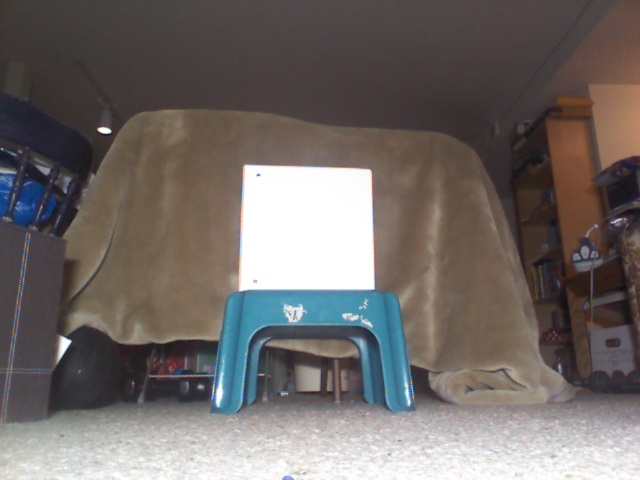
//> input picture OpenCV-TestFrameWork/OpenCV-Test/Image Data/Box1.jpg, 640 x 480 px
$ ./contour 'Image Data/Box1.jpg'   (built with g++ and OpenCV 4)
//> lines starting //> are read from the running program, lines starting //| are printed output that depends on the picture; after the words box and inside, x2 and y2 are one past the last pixel; in counts of white or black regions, pixels touching at a corner belong together
#include "opencv2/highgui/highgui.hpp"
#include "opencv2/imgproc/imgproc.hpp"
#include <iostream>
#include <stdio.h>
#include <stdlib.h>

using namespace cv;
using namespace std;

Mat src; Mat src_gray;
int thresh = 100;
int max_thresh = 255;
RNG rng(12345);

/// Function header
void thresh_callback(int, void* );

/** @function main */
int main( int argc, char** argv )
{
  /// Load source image and convert it to gray
  src = imread( argv[1], 1 );
//> src is the input picture: 480 rows x 640 cols, CV_8UC3; mean B, G, R 103.1, 105.8, 112.5

  /// Convert image to gray and blur it
  cvtColor( src, src_gray, CV_BGR2GRAY );
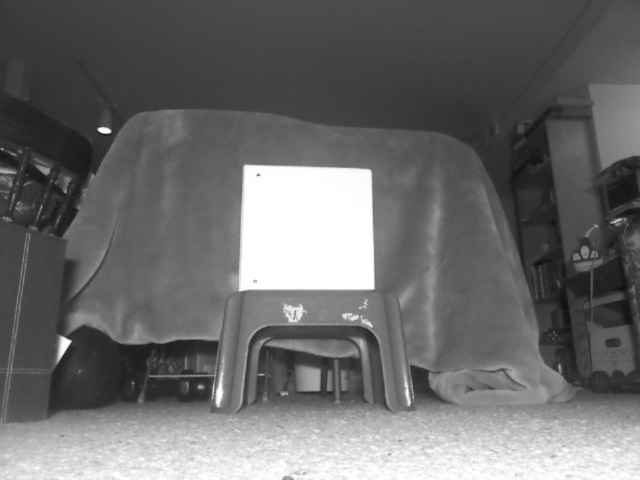
//> src_gray: 480 rows x 640 cols, CV_8UC1; min 14, max 255, mean 107.5
  blur( src_gray, src_gray, Size(3,3) );

  /// Create Window
  char* source_window = "Source";
  namedWindow( source_window, CV_WINDOW_AUTOSIZE );
  imshow( source_window, src );

  createTrackbar( " Canny thresh:", "Source", &thresh, max_thresh, thresh_callback );
  thresh_callback( 0, 0 );

  waitKey(0);
  return(0);
}

/** @function thresh_callback */
void thresh_callback(int, void* )
{
  Mat canny_output;
  Mat binary_img;
  vector<vector<Point> > contours1;
  vector<Vec4i> hierarchy;

  /// Detect edges using canny
  Canny( src_gray, canny_output, thresh, thresh*2, 3 );
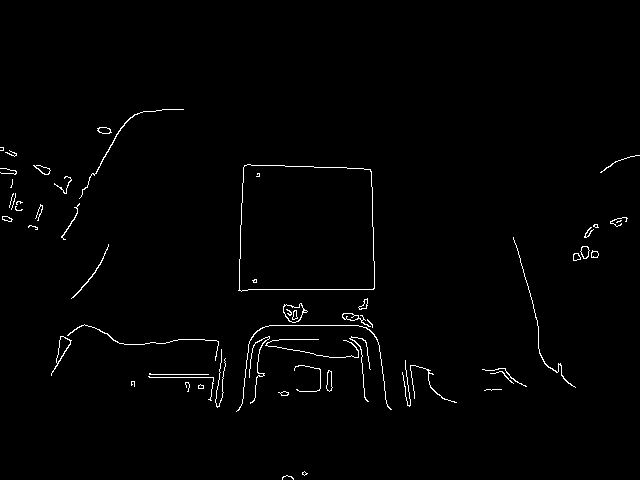
//> canny_output: 480 rows x 640 cols, CV_8UC1; 1.2% white in thin lines or dots, all inside (x1, y1, x2, y2) = (0, 109, 640, 480)
  canny_output.convertTo(binary_img, CV_8U);
  /// Find contours
  _InputOutputArray binary_img1(binary_img);

  findContours( binary_img1, contours1, hierarchy, CV_RETR_TREE, CV_CHAIN_APPROX_NONE, Point(0, 0) );
//> contours1 = 76 contours, 42 with area under 20; largest, box (x1, y1, x2, y2) and area: (238, 164, 375, 292) 16188, (239, 164, 375, 292) 16184, (283, 303, 308, 323) 276, (283, 303, 304, 323) 250, (51, 336, 72, 376) 192

  /// Draw contours
  Mat drawing = Mat::zeros( canny_output.size(), CV_8UC3 );
  for( int i = 0; i< contours1.size(); i++ )
     {
       Scalar color = Scalar( rng.uniform(0, 255), rng.uniform(0,255), rng.uniform(0,255) );
       drawContours( drawing, contours1, i, color, 2, 8, hierarchy, 0, Point() );
     }
//> this loop made 76 passes
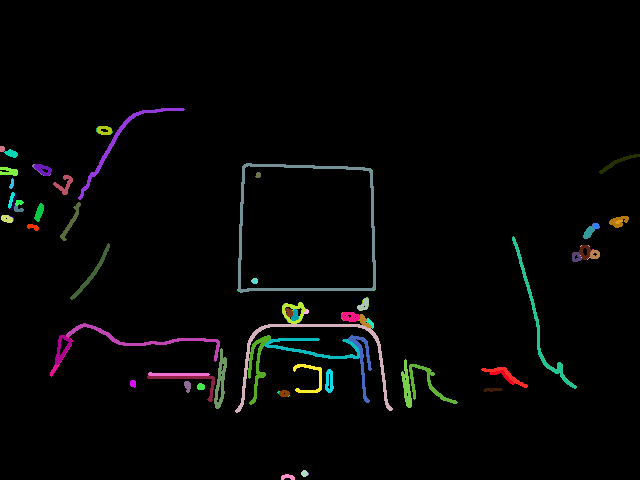
//> drawing: 480 rows x 640 cols, CV_8UC3; mean B, G, R 4.9, 5.1, 4.9

  /// Show in a window
  namedWindow( "Contours", CV_WINDOW_AUTOSIZE );
  imshow( "Contours", drawing );
}

$ run again, on OpenCV-TestFrameWork/OpenCV-Test/Image Data/IMG_1608.JPG
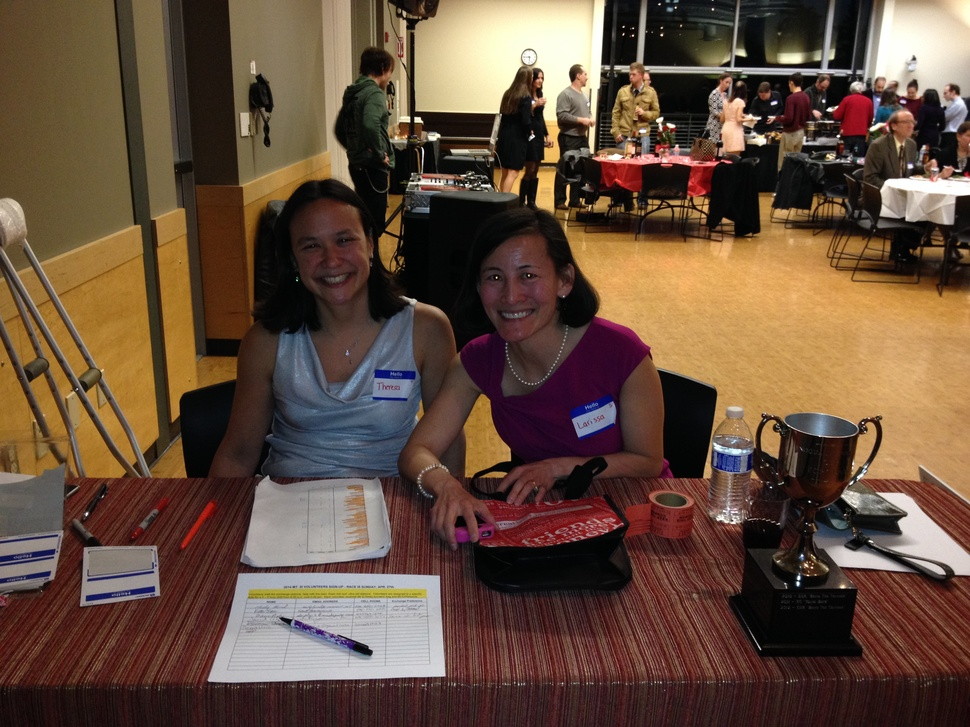
//> input picture OpenCV-TestFrameWork/OpenCV-Test/Image Data/IMG_1608.JPG, 970 x 727 px, shrunk from 3264 x 2448 before the run
//> src is the input picture: 727 rows x 970 cols, CV_8UC3; mean B, G, R 60.5, 77.3, 101.1
//> in thresh_callback, `Canny( src_gray, canny_output, thresh, thresh*2, 3 );`:
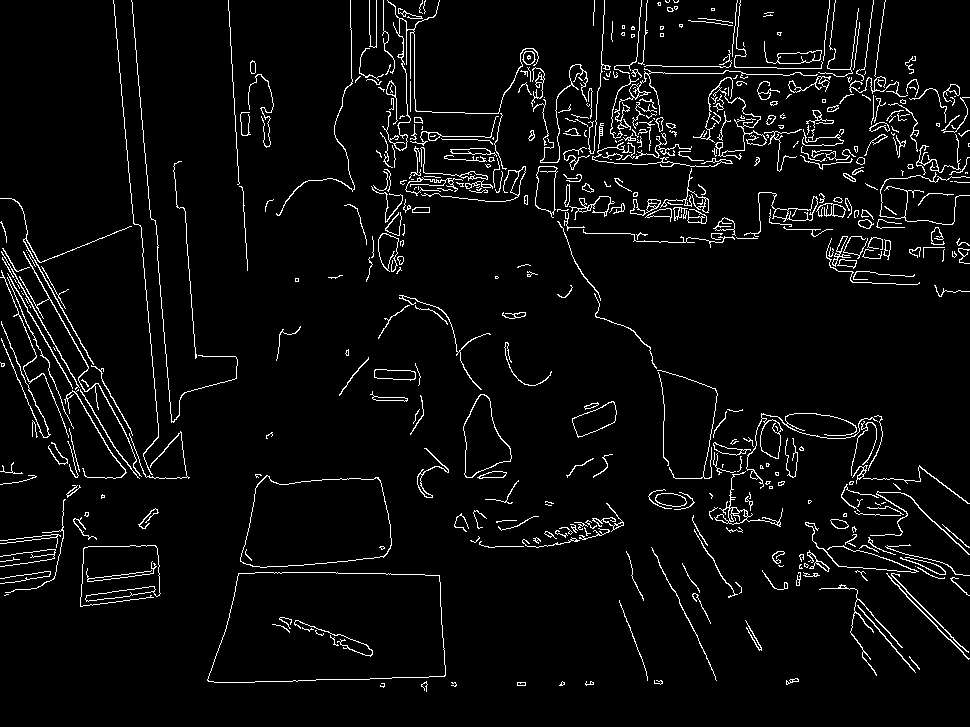
//> canny_output: 727 rows x 970 cols, CV_8UC1; 4.5% white in thin lines or dots
//> contours1 = 686 contours, 475 with area under 20; largest, box (x1, y1, x2, y2) and area: (207, 572, 446, 683) 23138, (207, 572, 446, 683) 23134, (240, 475, 392, 568) 11382, (240, 475, 392, 568) 11350, (463, 394, 512, 478) 2352
//> after the loop in thresh_callback, `for( int i = 0; i< contours1.size(); i++ )`:
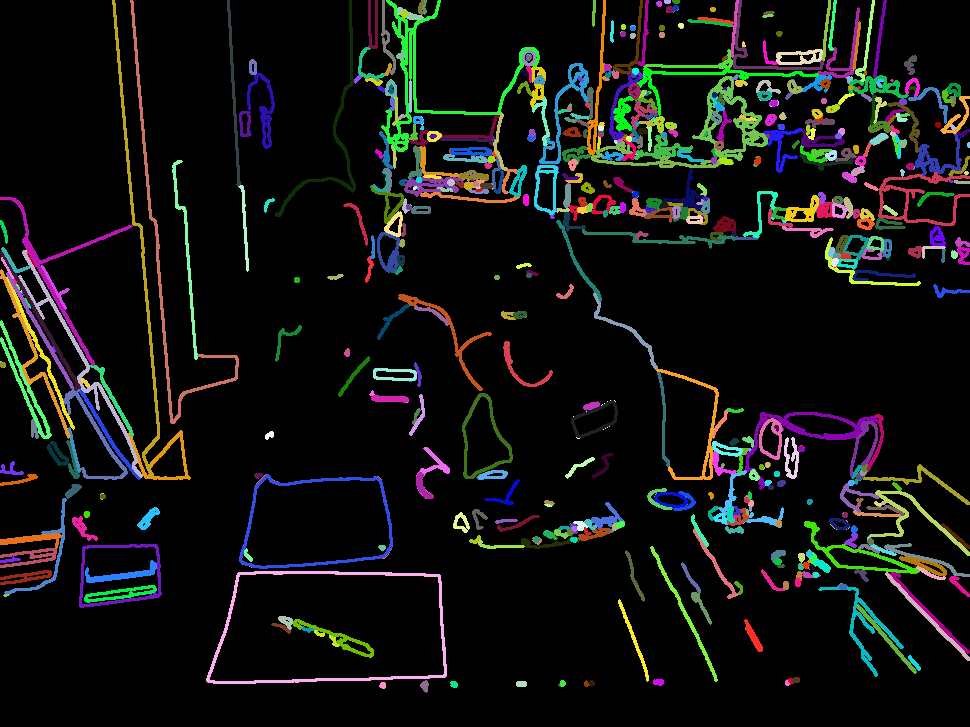
//> drawing: 727 rows x 970 cols, CV_8UC3; mean B, G, R 16.7, 18.3, 17.6

$ run again, on OpenCV-TestFrameWork/OpenCV-Test/Image Data/IMG_1949-1.JPG
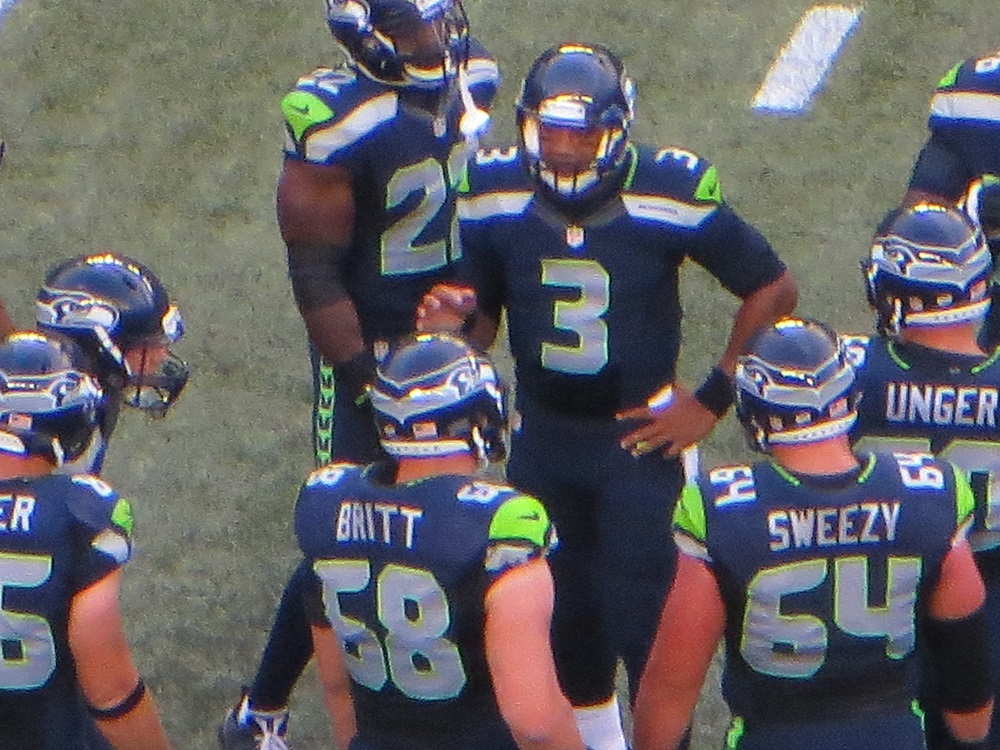
//> input picture OpenCV-TestFrameWork/OpenCV-Test/Image Data/IMG_1949-1.JPG, 1000 x 750 px
//> src is the input picture: 750 rows x 1000 cols, CV_8UC3; mean B, G, R 101.3, 97.9, 100.2
//> in thresh_callback, `Canny( src_gray, canny_output, thresh, thresh*2, 3 );`:
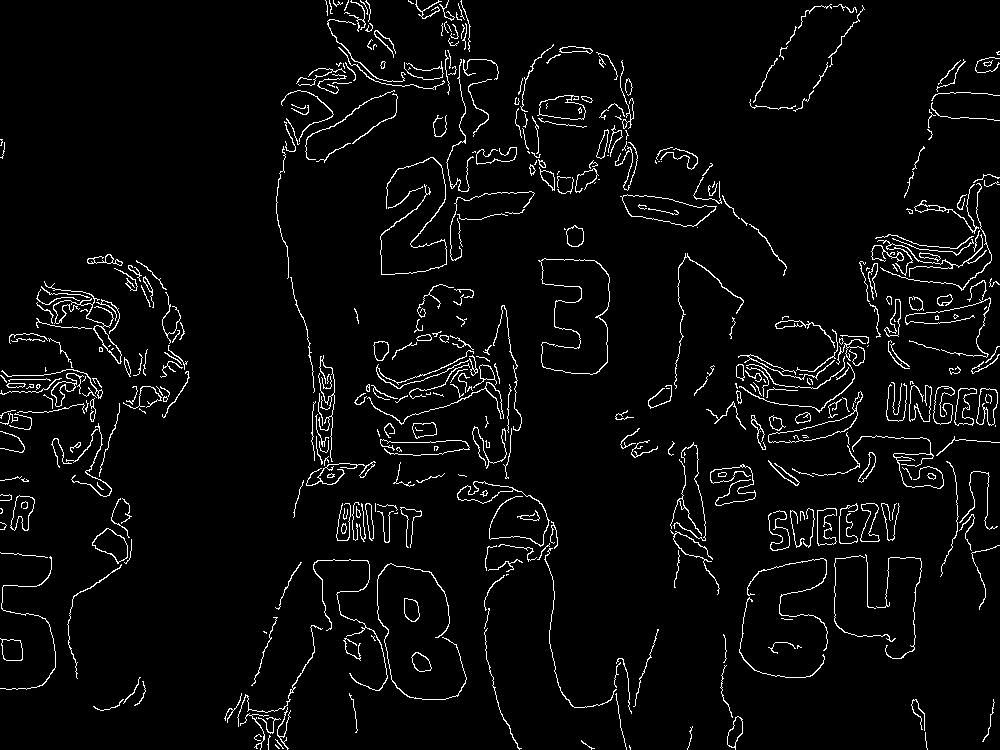
//> canny_output: 750 rows x 1000 cols, CV_8UC1; 4% white in thin lines or dots
//> contours1 = 542 contours, 375 with area under 20; largest, box (x1, y1, x2, y2) and area: (620, 194, 717, 227) 1748, (622, 194, 716, 227) 1725, (768, 391, 863, 443) 1033, (768, 410, 858, 443) 1006, (537, 95, 586, 120) 790
//> after the loop in thresh_callback, `for( int i = 0; i< contours1.size(); i++ )`:
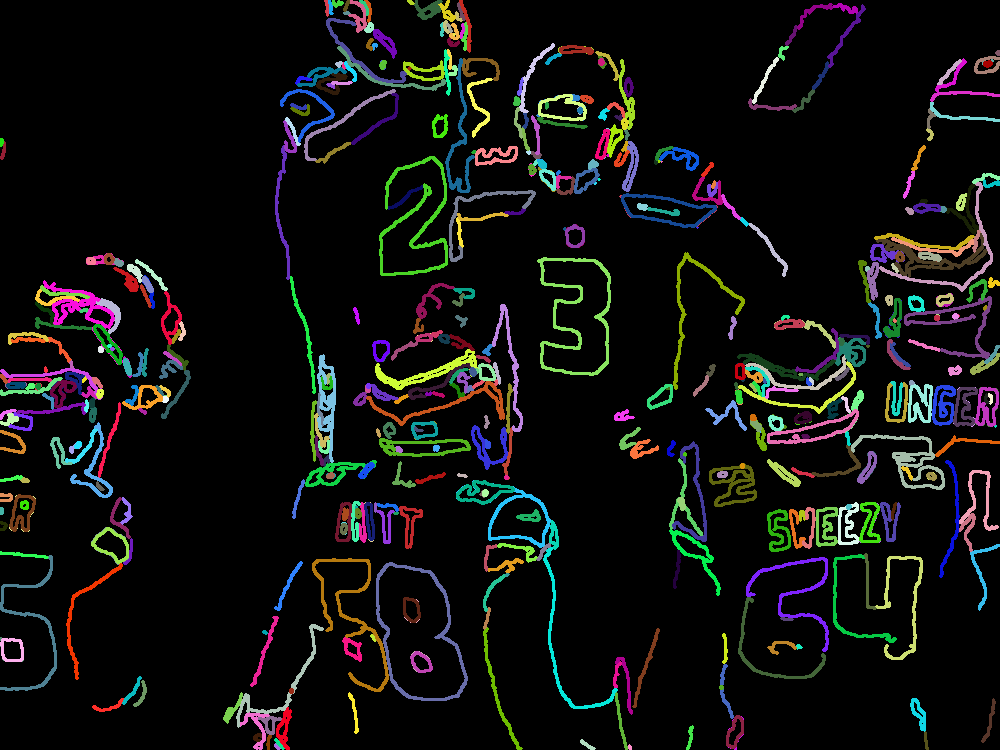
//> drawing: 750 rows x 1000 cols, CV_8UC3; mean B, G, R 15.6, 16.7, 16.2
